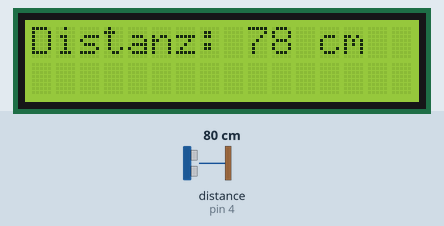
A sketch run on a simulated Arduino Uno, built with avr-gcc and run on an emulated ATmega328P. Parts: 16×2 character LCD. Wiring (inferred from the names in the program): ultrasonic range finder: trigger pin 3; echo pin 4. Inputs (shaded band) come from the test bench; at power-on: distance to the obstacle (sensor on pin 4) 80 cm. The echo pulse lasts 58.3 µs per cm.

Above: at 3.2 s.
3.3 s: distance to the obstacle (sensor on pin 4) set to 34 cm
At 4.0 s:
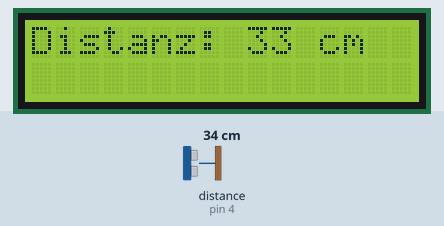
5.1 s: distance to the obstacle (sensor on pin 4) set to 29 cm
At 5.9 s:
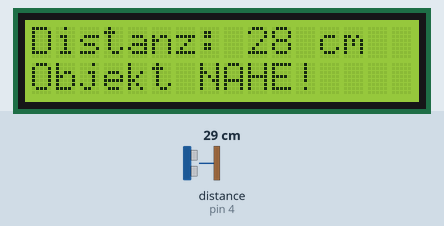
6.6 s: distance to the obstacle (sensor on pin 4) set to 2 cm
At 7.4 s:
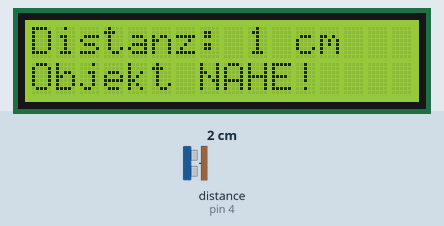
Timing chart, 0 to 9.6 s (numbered marks = the images above; inputs shaded):
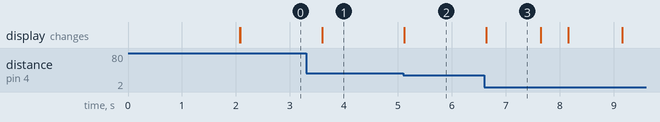

Measured:
- the behaviour switches between 31 and 30 cm on distance to the obstacle (sensor on pin 4) (found by bisection; images 1 and 2)
- after the input at 3.3 s, the display: changes after 0.30 s (image 1)
- after the input at 5.1 s, the display: changes at once (image 2)
- after the input at 6.6 s, the display: changes at once (image 3)
- what the display in image 3 shows lasts 1.0 s, from 6.6 s to 7.6 s

The sketch:

ParkSensor.ino.ino
```cpp
#include <LiquidCrystal.h>

// Pinbelegung für das LCD
#define PIN_LCD_RS 6              // Pin für LCD-Pin RS (Register Select)
#define PIN_LCD_E 7               // Pin für LCD-Pin E  (Enable)
#define PIN_LCD_D4 8              // Pin für LCD-Pin D4 (Datenbit 4)
#define PIN_LCD_D5 9              // Pin für LCD-Pin D5 (Datenbit 5)
#define PIN_LCD_D6 10             // Pin für LCD-Pin D6 (Datenbit 6)
#define PIN_LCD_D7 11             // Pin für LCD-Pin D7 (Datenbit 7)

// Ultraschall Sensor Pins
#define TRIG_PIN 3                // Pin für Trigger des Ultraschallsensors
#define ECHO_PIN 4                // Pin für Echo des Ultraschallsensors

#define LCD_ROWS 2                // Anzahl der Zeilen des Displays
#define LCD_COLS 16               // Anzahl der Spalten des Displays

LiquidCrystal lcd(PIN_LCD_RS, PIN_LCD_E, PIN_LCD_D4, PIN_LCD_D5, PIN_LCD_D6, PIN_LCD_D7);

void setup() {
  lcd.begin(LCD_COLS, LCD_ROWS);  // Die Größe des Displays festlegen und das Display initialisieren.
  pinMode(TRIG_PIN, OUTPUT);       // Setze TRIG_PIN als Ausgang
  pinMode(ECHO_PIN, INPUT);        // Setze ECHO_PIN als Eingang
  lcd.print("Parksensor Ready");   // Begrüßungstext auf dem LCD
  delay(2000);
  lcd.clear();                     // LCD reinigen
}

void loop() {
  long duration, distance;

  // Trigger für 10 Mikrosekunden aktivieren
  digitalWrite(TRIG_PIN, LOW);
  delayMicroseconds(2);
  digitalWrite(TRIG_PIN, HIGH);
  delayMicroseconds(10);
  digitalWrite(TRIG_PIN, LOW);

  // Dauer des Echos lesen
  duration = pulseIn(ECHO_PIN, HIGH);

  // Berechne die Entfernung in cm
  distance = duration * 0.034 / 2; // Zeit in cm umrechnen

  // Zeige die Entfernung auf dem LCD an
  lcd.setCursor(0, 0); // Cursor auf die erste Zeile setzen
  lcd.print("Distanz: ");
  lcd.print(distance);
  lcd.print(" cm   "); // Leerzeichen zur Bereinigung

  // Überprüfen, ob das Objekt näher als 30 cm ist
  if (distance < 30) {
    lcd.setCursor(0, 1); // Cursor auf die zweite Zeile setzen
    lcd.print("Objekt NAHE! "); // Warnung anzeigen
  } else {
    lcd.setCursor(0, 1); // Cursor auf die zweite Zeile setzen
    lcd.print("              "); // Leerzeile, um vorherige Warnung zu löschen
  }

  delay(500); // Warte 0,5 Sekunden bevor die nächste Messung erfolgt
}
```
